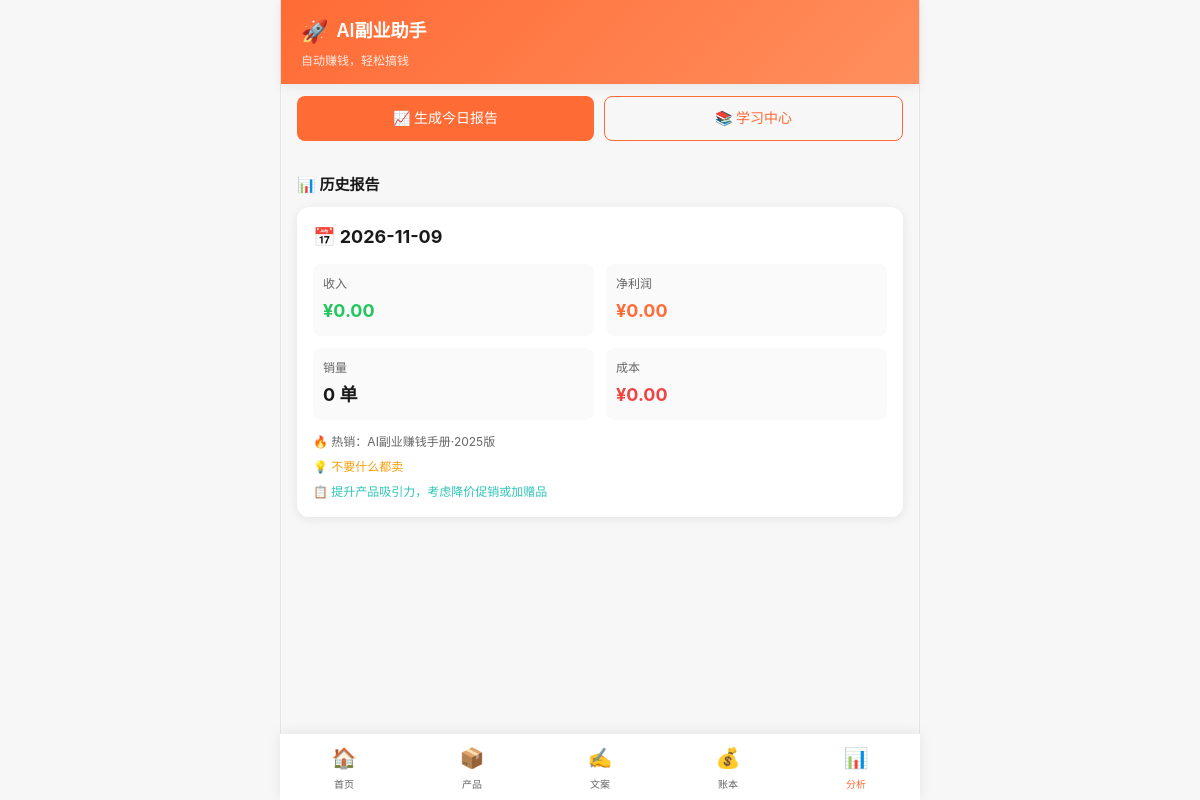
Page /reports on the committed database.
### tables this page shows
CREATE TABLE daily_reports (
        id INTEGER PRIMARY KEY AUTOINCREMENT,
        report_date TEXT NOT NULL,
        revenue REAL DEFAULT 0,
        cost REAL DEFAULT 0,
        net_profit REAL DEFAULT 0,
        sales_count INTEGER DEFAULT 0,
        top_product TEXT,
        lessons_learned TEXT,
        tomorrow_plan TEXT,
        created_at TEXT DEFAULT CURRENT_TIMESTAMP,
        UNIQUE(report_date)
    );

### app.py (the view)
@app.route('/reports')
def reports():
    reports_list = db.get_reports()
    summary = db.get_transaction_summary()
    return render_template('reports.html', reports=reports_list,
                         summary=summary, current_page='reports')

### modules/database.py (called while the page is built)
def get_conn():
    os.makedirs(os.path.dirname(DB_PATH), exist_ok=True)
    conn = sqlite3.connect(DB_PATH)
    conn.row_factory = sqlite3.Row
    conn.execute("PRAGMA journal_mode=WAL")
    return conn

def get_transaction_summary():
    conn = get_conn()
    row = conn.execute('''SELECT
        COALESCE(SUM(CASE WHEN type='income' THEN amount ELSE 0 END), 0) as total_income,
        COALESCE(SUM(CASE WHEN type='expense' THEN amount ELSE 0 END), 0) as total_cost,
        COALESCE(COUNT(CASE WHEN type='income' THEN 1 END), 0) as sales_count
        FROM transactions''').fetchone()
    conn.close()
    d = dict(row) if row else {}
    d['net_profit'] = (d.get('total_income') or 0) - (d.get('total_cost') or 0)
    return d

def get_reports():
    conn = get_conn()
    rows = conn.execute("SELECT * FROM daily_reports ORDER BY report_date DESC LIMIT 30").fetchall()
    conn.close()
    return [dict(r) for r in rows]

### templates/reports.html (shortened to what this page needs)
{% extends "base.html" %}
{% block content %}
<div style="padding: 12px 16px; display: flex; gap: 10px;">
    <a href="{{ url_for('daily_report') }}" class="btn btn-primary btn-block" style="flex: 1;">📈 生成今日报告</a>
    <a href="{{ url_for('lessons_list') }}" class="btn btn-outline btn-block" style="flex: 1;">📚 学习中心</a>
</div>
<div class="section-title">📊 历史报告</div>
{% if reports %}
    {% for r in reports %}
    <div class="report-section">
        <div class="report-date">📅 {{ r.report_date }}</div>
        <div class="report-grid">
            <div class="report-block">
                <div class="label">收入</div>
                <div class="value" style="color: var(--success)">¥{{ "%.2f"|format(r.revenue) }}</div>
            </div>
            <div class="report-block">
                <div class="label">净利润</div>
                <div class="value" style="color: var(--primary)">¥{{ "%.2f"|format(r.net_profit) }}</div>
            </div>
            <div class="report-block">
                <div class="label">销量</div>
                <div class="value">{{ r.sales_count }} 单</div>
            </div>
            <div class="report-block">
                <div class="label">成本</div>
                <div class="value" style="color: var(--danger)">¥{{ "%.2f"|format(r.cost) }}</div>
            </div>
        </div>
        {% if r.top_product %}
        <div style="font-size: 12px; color: var(--text-secondary); margin-top: 8px;">🔥 热销：{{ r.top_product }}</div>
        {% endif %}
        {% if r.lessons_learned %}
        <div style="font-size: 12px; color: var(--warning); margin-top: 6px;">💡 {{ r.lessons_learned }}</div>
        {% endif %}
        {% if r.tomorrow_plan %}
        <div style="font-size: 12px; color: var(--secondary); margin-top: 6px;">📋 {{ r.tomorrow_plan }}</div>
        {% endif %}
    </div>
    {% endfor %}
{% else %}
    <div class="empty-state">
        <div class="emoji">📊</div>
        <div>还没有报告</div>
        <a href="{{ url_for('daily_report') }}" class="btn btn-primary" style="margin-top: 16px;">📈 生成今日报告</a>
    </div>
{% endif %}
{% endblock %}

### static/css/style.css (style rules this page uses)
* { box-sizing: border-box; margin: 0; padding: 0; -webkit-tap-highlight-color: transparent; }
:root { --primary: #FF6B35; --primary-dark: #E55A2B; --secondary: #2EC4B6; --accent: #FFD93D; --bg: #F7F7F7; --card: #FFFFFF; --text: #1A1A1A; --text-secondary: #666666; --text-light: #999999; --success: #22C55E; --danger: #EF4444; --warning: #F59E0B; --border: #E5E5E5; --shadow: 0 2px 12px rgba(0,0,0,0.08); --shadow-lg: 0 8px 30px rgba(0,0,0,0.12); --radius: 12px; --radius-sm: 8px; }
html, body { font-family: -apple-system, BlinkMacSystemFont, 'PingFang SC', 'Hiragino Sans GB', 'Microsoft YaHei', 'Segoe UI', Roboto, sans-serif; background: var(--bg); color: var(--text); font-size: 15px; line-height: 1.6; min-height: 100vh; max-width: 100vw; overflow-x: hidden; }
a { color: var(--primary); text-decoration: none; }
.btn { display: inline-flex; align-items: center; justify-content: center; gap: 6px; padding: 10px 20px; border-radius: var(--radius-sm); font-size: 14px; font-weight: 500; transition: all 0.2s; cursor: pointer; text-decoration: none; border: none; }
.btn-primary { background: var(--primary); color: white; }
.btn-outline { background: transparent; color: var(--primary); border: 1px solid var(--primary); }
.btn-block { width: 100%; }
.report-section { background: white; border-radius: var(--radius); padding: 16px; margin: 10px 16px; box-shadow: var(--shadow); }
.report-date { font-size: 18px; font-weight: 700; margin-bottom: 12px; display: flex; align-items: center; gap: 8px; }
.report-grid { display: grid; grid-template-columns: 1fr 1fr; gap: 12px; margin-bottom: 12px; }
.report-block { padding: 10px; background: #FAFAFA; border-radius: var(--radius-sm); }
.report-block .label { font-size: 12px; color: var(--text-secondary); }
.report-block .value { font-size: 18px; font-weight: 700; margin-top: 4px; }
.section-title { font-size: 15px; font-weight: 600; margin: 20px 16px 10px; display: flex; align-items: center; gap: 6px; }

### rows in the picture
daily_reports: report_date "2026-11-09", revenue "0.00", net_profit "0.00", sales_count "0", cost "0.00", top_product "AI副业赚钱手册·2025版", lessons_learned "不要什么都卖", tomorrow_plan "提升产品吸引力，考虑降价促销或加赠品"
